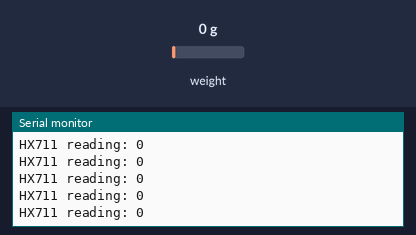
Bench run of a sketch on a simulated Arduino Uno, built with avr-gcc and run on an emulated ATmega328P. Shown: the last lines printed to the serial monitor. The test bench sets the inputs (shaded band); at power-on: weight on the scale 0 g.

Above: at 1.2 s.
1.3 s: weight on the scale set to 100 g
At 1.43 s:
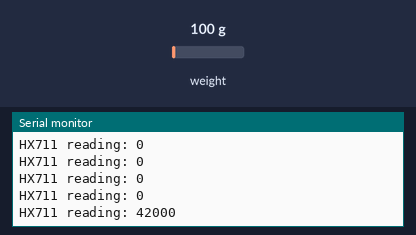
2.8 s: weight on the scale set to 1250 g
At 2.94 s:
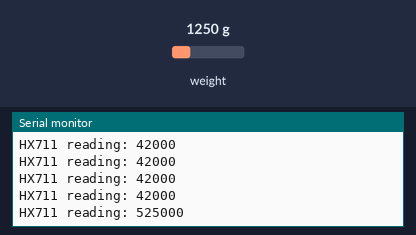
Timing chart, 0 to 5.8 s (numbered marks = the images above; inputs shaded):
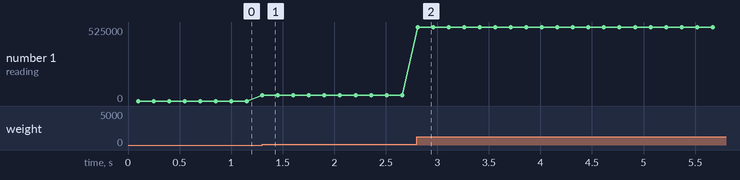

The sketch:

HX711_basic_example.ino
```cpp
#include "HX711.h"

// HX711 circuit wiring
const int LOADCELL_DOUT_PIN = 4;
const int LOADCELL_SCK_PIN = 5;

HX711 scale;

void setup() {
  Serial.begin(57600);
  scale.begin(LOADCELL_DOUT_PIN, LOADCELL_SCK_PIN);
}

void loop() {

  if (scale.is_ready()) {
    long reading = scale.read();
    Serial.print("HX711 reading: ");
    Serial.println(reading);
  } else {
    Serial.println("HX711 not found.");
  }

  delay(50);

}
```

Measured:
- after the input at 1.3 s, the serial monitor: prints a new line at once (image 1)
- after the input at 2.8 s, the serial monitor: prints a new line at once (image 2)
- plotted number 1: 0 → 42000 after the input at 1.3 s, 42000 → 525000 after the input at 2.8 s
